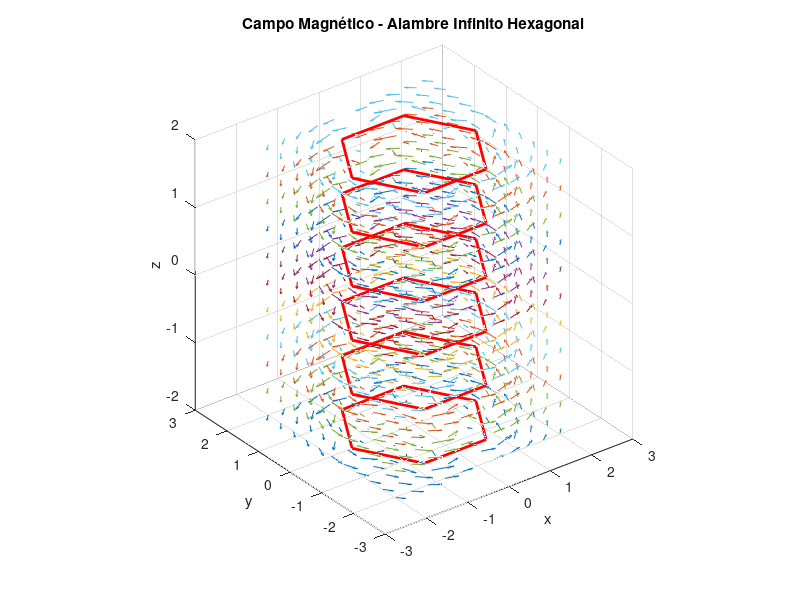

The MATLAB source for this figure:
clear; clf; hold off;
xa=-2:0.4:2;
ya=-2:0.4:2;
B1=1;
[x,y]=meshgrid(xa,ya);

% Parámetros del hexágono
a = 1.5;  % radio del hexágono

% Vértices del hexágono regular centrado en el origen
x1 = a;           y1 = 0;              % vértice 1 (0°)
x2 = a/2;         y2 = a*sqrt(3)/2;    % vértice 2 (60°)
x3 = -a/2;        y3 = a*sqrt(3)/2;    % vértice 3 (120°)
x4 = -a;          y4 = 0;              % vértice 4 (180°)
x5 = -a/2;        y5 = -a*sqrt(3)/2;   % vértice 5 (240°)
x6 = a/2;         y6 = -a*sqrt(3)/2;   % vértice 6 (300°)

for zi=-2:0.4:2
    B1=B1+50;

    % Campo magnético de cada lado del hexágono (alambre infinito)
    % Lado 1-2
    r12_sq = (x-x1).^2 + (y-y1).^2;
    r12_sq(r12_sq < 0.1) = 0.1;
    Bx12 = -B1*(y-y1)./r12_sq;
    By12 = B1*(x-x1)./r12_sq;

    % Lado 2-3
    r23_sq = (x-x2).^2 + (y-y2).^2;
    r23_sq(r23_sq < 0.1) = 0.1;
    Bx23 = -B1*(y-y2)./r23_sq;
    By23 = B1*(x-x2)./r23_sq;

    % Lado 3-4
    r34_sq = (x-x3).^2 + (y-y3).^2;
    r34_sq(r34_sq < 0.1) = 0.1;
    Bx34 = -B1*(y-y3)./r34_sq;
    By34 = B1*(x-x3)./r34_sq;

    % Lado 4-5
    r45_sq = (x-x4).^2 + (y-y4).^2;
    r45_sq(r45_sq < 0.1) = 0.1;
    Bx45 = -B1*(y-y4)./r45_sq;
    By45 = B1*(x-x4)./r45_sq;

    % Lado 5-6
    r56_sq = (x-x5).^2 + (y-y5).^2;
    r56_sq(r56_sq < 0.1) = 0.1;
    Bx56 = -B1*(y-y5)./r56_sq;
    By56 = B1*(x-x5)./r56_sq;

    % Lado 6-1
    r61_sq = (x-x6).^2 + (y-y6).^2;
    r61_sq(r61_sq < 0.1) = 0.1;
    Bx61 = -B1*(y-y6)./r61_sq;
    By61 = B1*(x-x6)./r61_sq;

    % Campo total en el plano xy
    Bx = Bx12 + Bx23 + Bx34 + Bx45 + Bx56 + Bx61;
    By = By12 + By23 + By34 + By45 + By56 + By61;

    % Coordenada z constante para este nivel
    z = zi*x./x;

    % Campo magnético en z (para alambre infinito, principalmente en xy)
    Bz = 0*sqrt(x.^2+y.^2);

    % Dibujar vectores de campo en 3D
    quiver3(x,y,z,Bx,By,Bz); hold on
end

% Dibujar el hexágono en varios niveles z para mostrar la estructura
for zi=-2:0.8:2
    z_hex = zi*ones(7,1);
    plot3([x1 x2 x3 x4 x5 x6 x1], [y1 y2 y3 y4 y5 y6 y1], z_hex, 'r-', 'LineWidth', 2);
end

axis square;
xlabel('x'); ylabel('y'); zlabel('z');
title('Campo Magnético - Alambre Infinito Hexagonal');
view(3); % vista 3D
grid on;
